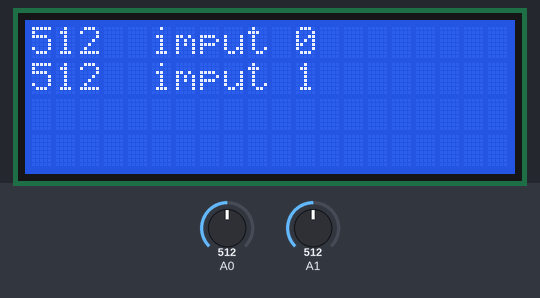
Bench run of a sketch on a simulated Arduino Uno, built with avr-gcc and run on an emulated ATmega328P. On the bench: 20×4 character LCD. Inputs (shaded band) come from the test bench; at power-on: A0 = 512, A1 = 512.

Above: at 3.2 s.
3.3 s: A0 set to 716
At 3.88 s:
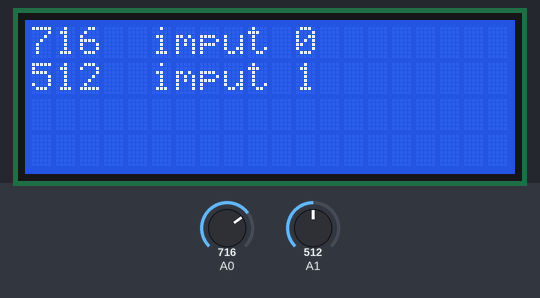
6.2 s: A1 set to 716
At 6.43 s:
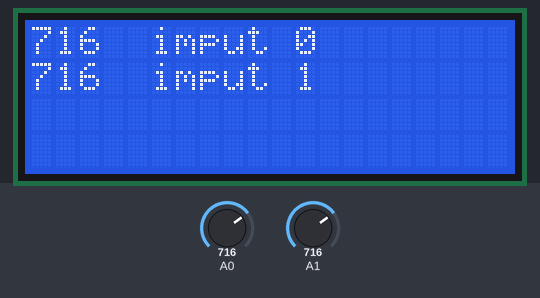
7.7 s: A0 set to 900
At 7.93 s:
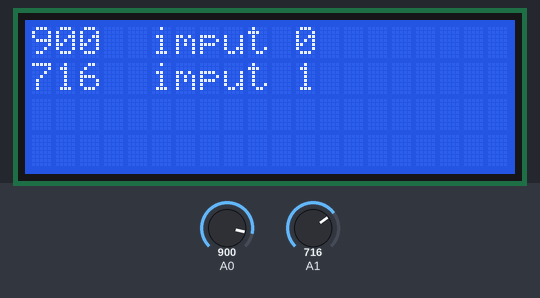
9.2 s: A1 set to 900
At 9.44 s:
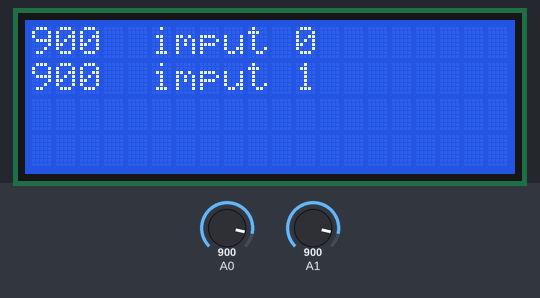
10.7 s: A0 set to 1023
At 10.95 s:
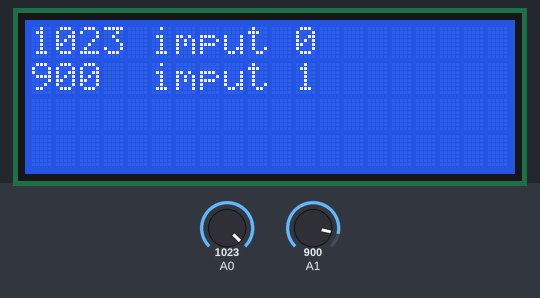
12.2 s: A1 set to 1023
At 12.45 s:
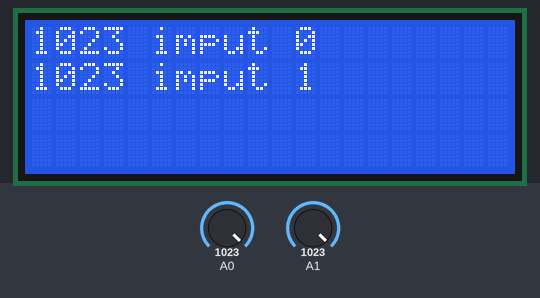

Measured:
- after the input at 3.3 s, the display: changes after 0.06 s (image 1)
- after the input at 6.2 s, the display: changes after 0.06 s (image 2)
- after the input at 7.7 s, the display: changes after 0.07 s (image 3)
- after the input at 9.2 s, the display: changes after 0.07 s (image 4)
- after the input at 10.7 s, the display: changes after 0.08 s (image 5)
- after the input at 12.2 s, the display: changes after 0.09 s (image 6)

The sketch:

LCD_20x4.pde
```cpp
#include <LiquidCrystal.h> // Inclusion de la librairie pour afficheur LCD


LiquidCrystal lcd(2, 3, 4, 5, 6, 7);// initialisation LCD en mode 4 bits


void setup()   {

lcd.begin(20,4);
delay(10); // pause rapide pour laisser temps initialisation

lcd.print("LCD OK") ; // affiche la chaîne texte - message de test
delay(2000); // pause de 2 secondes

lcd.clear(); // // efface écran et met le curseur en haut à gauche
delay(10); // pour laisser temps effacer écran

}

void loop(){ // debut de la fonction loop()
lcd.setCursor(5, 0) ;
lcd.print("imput 0") ; // affiche la chaîne texte - message de test
// pause de 2 secondes

lcd.setCursor(5, 1) ; // 10ème col - 2ème ligne - positionne le curseur à l'endroit voulu (colonne, ligne) (1ère=0 !)
lcd.print("imput 1") ; // affiche la chaîne texte - message de test
 // pause de 2 secondes

lcd.setCursor(0, 0) ; // 5ème col - 3ème ligne - positionne le curseur à l'endroit voulu (colonne, ligne) (1ère=0 !)
lcd.print(analogRead(0)) ; // affiche la chaîne texte - message de test
// pause de 2 secondes

lcd.setCursor(0, 1) ; // 13ème col - 4ème ligne - positionne le curseur à l'endroit voulu (colonne, ligne) (1ère=0 !)
lcd.print(analogRead(1)) ; // affiche la chaîne texte - message de test
delay(100); // pause de 2 secondes

lcd.clear(); // // efface écran et met le curseur en haut à gauche

//for (int positionCounter = 0; positionCounter < 29; positionCounter++) {lcd.print("@") ; delay(30);}
delay(10); // pour laisser temps effacer écran

//lcd.clear();
}
```
